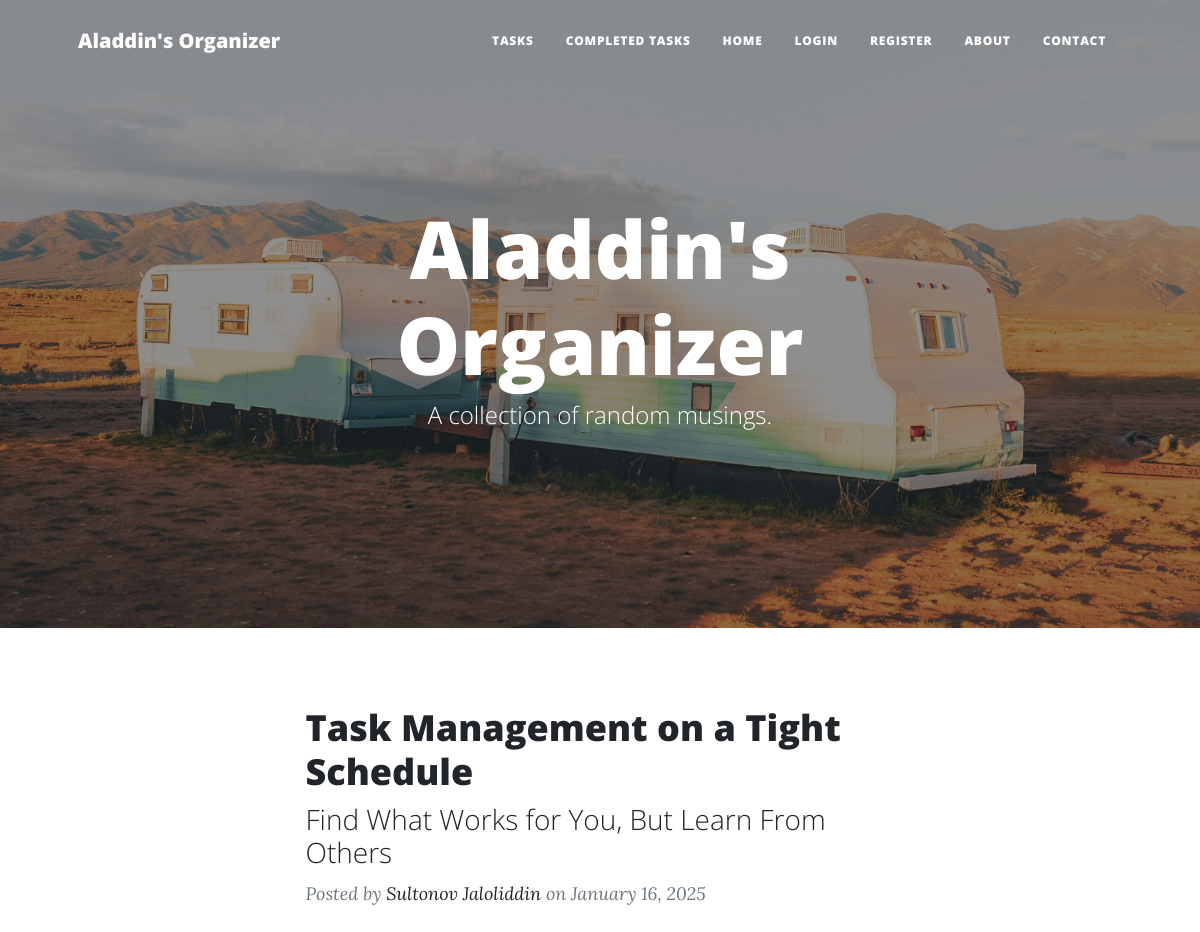
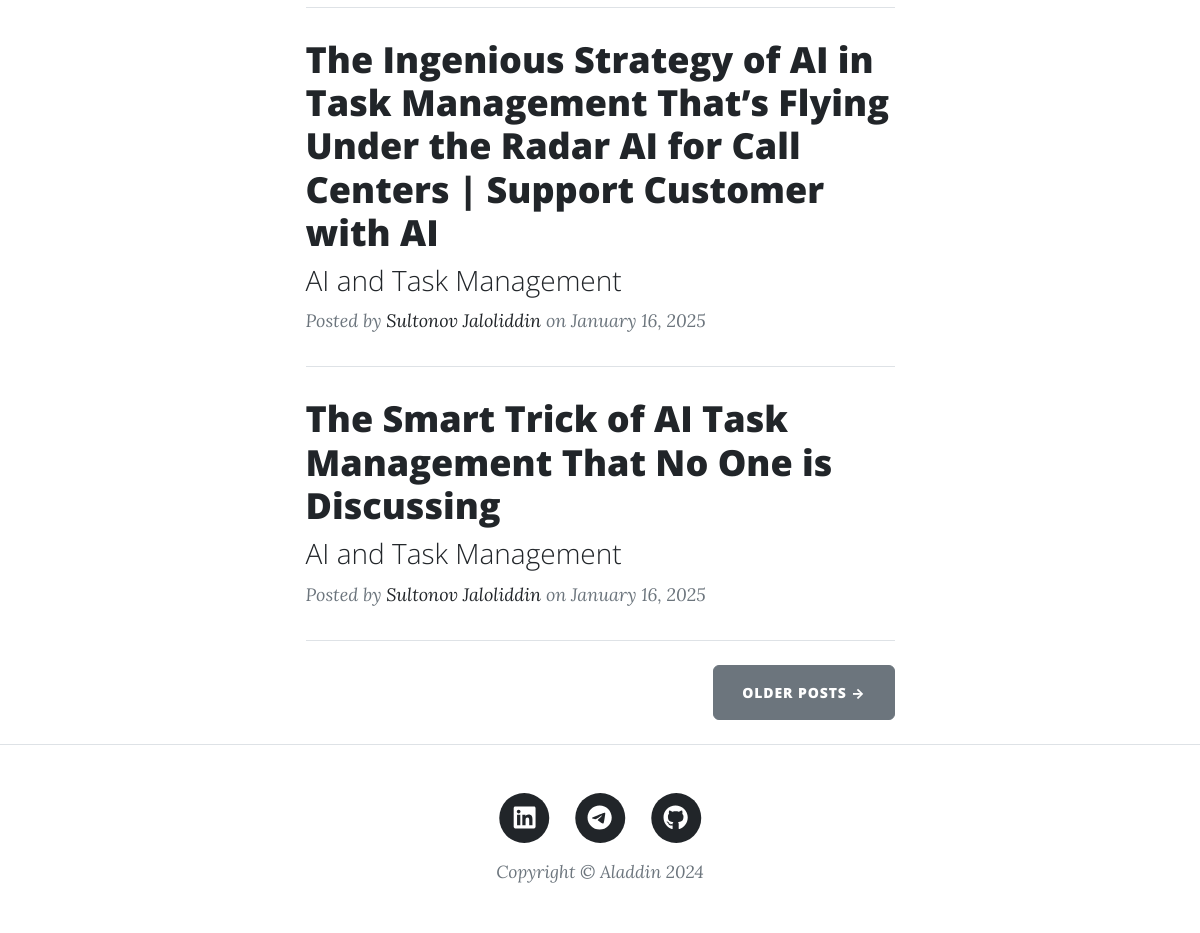
The page / on the database its author committed (2 pictures, top to bottom).
### main.py (models this page shows)
class BlogPost(db.Model):
    __tablename__ = "blog_posts"
    id: Mapped[int] = mapped_column(Integer, primary_key=True)
    author_id: Mapped[int] = mapped_column(Integer, db.ForeignKey("users.id"))
    author = relationship("User", back_populates="posts")
    title: Mapped[str] = mapped_column(String(250), unique=True, nullable=False)
    subtitle: Mapped[str] = mapped_column(String(250), nullable=False)
    date: Mapped[str] = mapped_column(String(250), nullable=False)
    body: Mapped[str] = mapped_column(Text, nullable=False)
    img_url: Mapped[str] = mapped_column(String(250), nullable=False)
    comments = relationship("Comment", back_populates="parent_post", cascade="all, delete-orphan")

class User(UserMixin, db.Model):
    __tablename__ = "users"
    id: Mapped[int] = mapped_column(Integer, primary_key=True)
    email: Mapped[str] = mapped_column(String(100), unique=True)
    password: Mapped[str] = mapped_column(String(100))
    name: Mapped[str] = mapped_column(String(100))
    posts = relationship("BlogPost", back_populates="author")
    comments = relationship("Comment", back_populates="comment_author")

### main.py (the view)
@app.route('/')
def get_all_posts():
    result = db.session.execute(db.select(BlogPost))
    posts = result.scalars().all()
    return render_template("index.html", all_posts=posts, current_user=current_user)

### templates/index.html (shortened to what this page needs)
{% include "header.html" %}
<header
  class="masthead"
  style="background-image: url('../static/assets/img/home-bg.jpg')"
>
  <div class="container position-relative px-4 px-lg-5">
    <div class="row gx-4 gx-lg-5 justify-content-center">
      <div class="col-md-10 col-lg-8 col-xl-7">
        <div class="site-heading">
          <h1>Aladdin's Organizer</h1>
          <span class="subheading">A collection of random musings.</span>
        </div>
      </div>
    </div>
  </div>
</header>
<div class="container px-4 px-lg-5">
  <div class="row gx-4 gx-lg-5 justify-content-center">
    <div class="col-md-10 col-lg-8 col-xl-7">
      {% for post in all_posts %}
      <div class="post-preview">
        <a href="{{ url_for('show_post', post_id=post.id) }}">
          <h2 class="post-title">{{ post.title }}</h2>
          <h3 class="post-subtitle">{{ post.subtitle }}</h3>
        </a>
        <p class="post-meta">
          Posted by
          <a href="#">{{post.author.name}}</a>
          on {{post.date}}
        </p>
      </div>
      <hr class="my-4" />
      {% endfor %}
      <div class="d-flex justify-content-end mb-4">
        <a class="btn btn-secondary text-uppercase" href="#!">Older Posts →</a>
      </div>
    </div>
  </div>
</div>
{% include "footer.html" %}

### templates/header.html (shortened to what this page needs)
<!DOCTYPE html>
<html lang="en">
  <head>
    {% block styles %}
    {{ bootstrap.load_css() }}
    <link
      href="{{ url_for('static', filename='css/styles.css') }}"
      rel="stylesheet"
    />
    {% endblock %}
  </head>
  <body>
    <nav class="navbar navbar-expand-lg navbar-light" id="mainNav">
      <div class="container px-4 px-lg-5">
        <a class="navbar-brand" href="/">Aladdin's Organizer</a>
        <div class="collapse navbar-collapse" id="navbarResponsive">
          <ul class="navbar-nav ms-auto py-4 py-lg-0">
            <li class="nav-item">
              <a
                class="nav-link px-lg-3 py-3 py-lg-4"
                href="{{ url_for('get_tasks') }}"
                >Tasks</a>
            </li>
            <li class="nav-item">
              <a
                class="nav-link px-lg-3 py-3 py-lg-4"
                href="{{ url_for('completed_tasks') }}"
              >Completed Tasks</a>
            </li>
            <li class="nav-item">
              <a
                class="nav-link px-lg-3 py-3 py-lg-4"
                href="{{ url_for('get_all_posts') }}"
                >Home</a
              >
            </li>
            {% if not current_user.is_authenticated: %}
            <li class="nav-item">
              <a
                class="nav-link px-lg-3 py-3 py-lg-4"
                href="{{ url_for('login') }}"
                >Login</a
              >
            </li>
            <li class="nav-item">
              <a
                class="nav-link px-lg-3 py-3 py-lg-4"
                href="{{ url_for('register') }}"
                >Register</a
              >
            </li>
            {% endif %}
            <li class="nav-item">
              <a
                class="nav-link px-lg-3 py-3 py-lg-4"
                href="{{ url_for('about') }}"
                >About</a
              >
            </li>
            <li class="nav-item">
              <a
                class="nav-link px-lg-3 py-3 py-lg-4"
                href="{{ url_for('contact') }}"
                >Contact</a
              >
            </li>
          </ul>
        </div>
      </div>
    </nav>
  </body>
</html>

### templates/footer.html (shortened to what this page needs)
        <footer class="border-top">
          <div class="container px-4 px-lg-5">
              <div class="row gx-4 gx-lg-5 justify-content-center">
                  <div class="col-md-10 col-lg-8 col-xl-7">
                      <ul class="list-inline text-center">
                          <li class="list-inline-item">
                              <a href="https://www.linkedin.com/in/jaloliddin-sultonov/">
                                  <span class="fa-stack fa-lg">
                                      <i class="fas fa-circle fa-stack-2x"></i>
                                      <i class="fab fa-linkedin fa-stack-1x fa-inverse"></i>
                                  </span>
                              </a>
                          </li>
                          <li class="list-inline-item">
                              <a href="https://t.me/jaloldean">
                                  <span class="fa-stack fa-lg">
                                      <i class="fas fa-circle fa-stack-2x"></i>
                                      <i class="fab fa-telegram fa-stack-1x fa-inverse"></i>
                                  </span>
                              </a>
                          </li>
                          <li class="list-inline-item">
                              <a href="https://github.com/jaloliddinsultonov">
                                  <span class="fa-stack fa-lg">
                                      <i class="fas fa-circle fa-stack-2x"></i>
                                      <i class="fab fa-github fa-stack-1x fa-inverse"></i>
                                  </span>
                              </a>
                          </li>
                      </ul>
                      <div class="small text-center text-muted fst-italic">Copyright &copy; Aladdin 2024</div>
                  </div>
              </div>
          </div>
      </footer>
  </body>
</html>

### rows shown on the page
BlogPost: title "Task Management on a Tight Schedule", subtitle "Find What Works for You, But Learn From Others", author.name "Sultonov Jaloliddin", date "January 16, 2025"
BlogPost: title "The Ingenious Strategy of AI in Task Management That’s Flying Under the Radar AI for Call Centers | Support Customer with AI", subtitle "AI and Task Management", author.name "Sultonov Jaloliddin", date "January 16, 2025"
BlogPost: title "The Smart Trick of AI Task Management That No One is Discussing", subtitle "AI and Task Management", author.name "Sultonov Jaloliddin", date "January 16, 2025"
